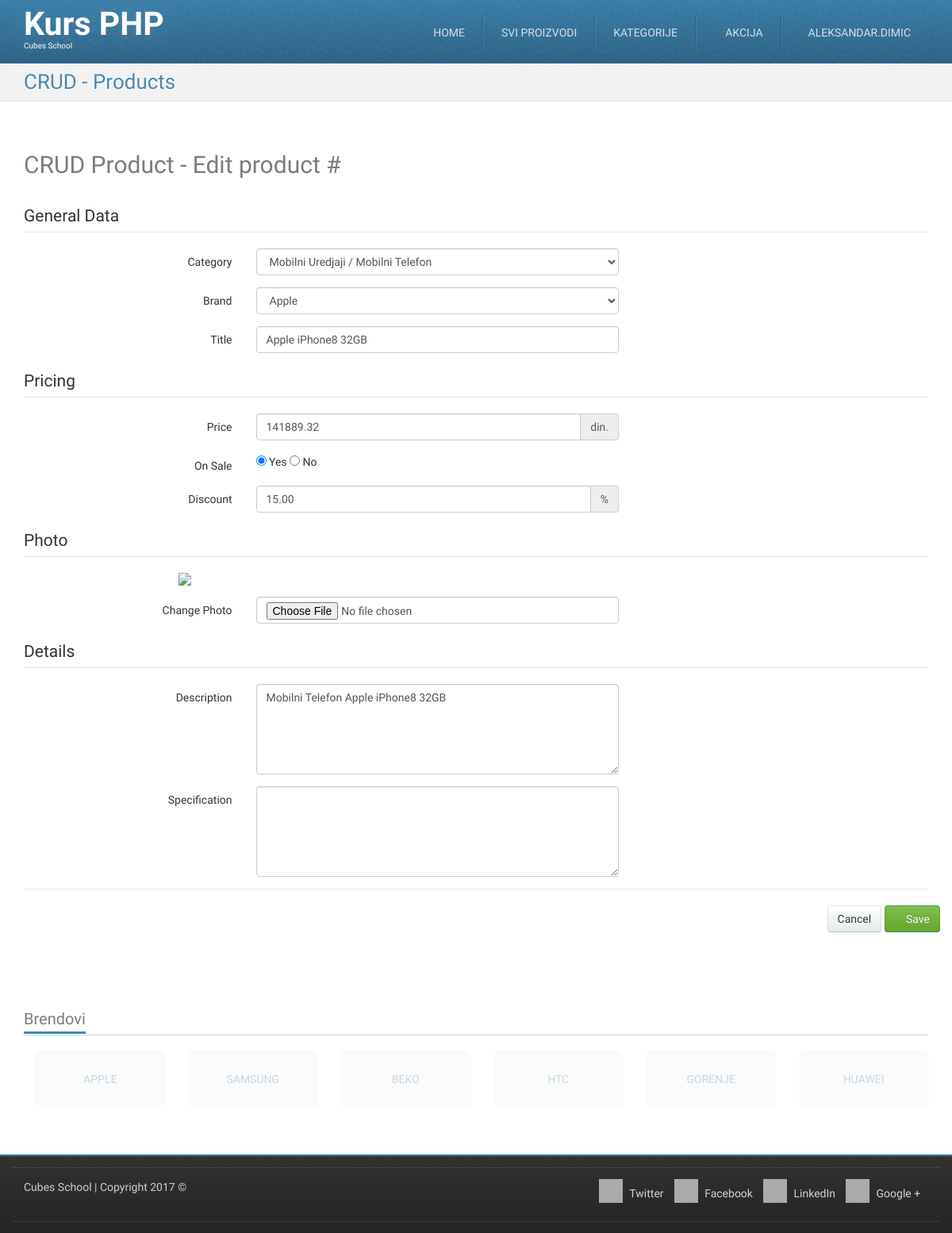
Screenshot of /crud-product-edit.php?id=10 (signed in) with the database file from the repository.
### tables this page shows
CREATE TABLE `products` (
  `id` int(11) NOT NULL,
  `brand_id` int(11) DEFAULT NULL,
  `title` varchar(255) NOT NULL,
  `photo_filename` varchar(255) NOT NULL,
  `description` text NOT NULL,
  `specification` longtext,
  `price` decimal(10,2) NOT NULL,
  `quantity` float NOT NULL,
  `category_id` int(11) DEFAULT NULL,
  `on_sale` tinyint(1) NOT NULL,
  `discount` decimal(10,2) NOT NULL,
  `created_at` datetime NOT NULL
);

### crud-product-edit.php (called while the page is built, shortened)
<?php
require_once __DIR__ . '/models/m_products.php';
require_once __DIR__ . '/models/m_categories.php';
require_once __DIR__ . '/models/m_brands.php';
$id = (int) $_GET['id'];
$product = productsFetchOneById($id);
$formData = array(
	'category_id' => $product['category_id'],
	'brand_id' => $product['brand_id'],
	'title' => $product['title'],
	'price' => $product['price'],
	'on_sale' => $product['on_sale'],
	'discount' => $product['discount'],
	'description' => $product['description'],
	'specification' => $product['specification']
);
$brandList = brandsGetList();
$categoryList = categoriesGetListByGroup();
require_once __DIR__ . '/views/layout/header.php';
require_once __DIR__ . '/views/templates/t_crud-product-edit.php';
require_once __DIR__ . '/views/layout/footer.php';

### models/m_categories.php (called while the page is built, shortened)
<?php
require_once __DIR__ . '/m_database.php';
function categoriesGetListByGroup() {
	$query = "SELECT `categories`.*, `groups`.`title` AS group_title "
			. "FROM `categories` "
			. "LEFT JOIN `groups` ON `categories`.`group_id` = `groups`.`id` "
			. "ORDER BY `groups`.`title`, `categories`.`title`";
	$categories = dbFetchAll($query);
	$categoryList = [];
	foreach ($categories as $category) {
		$categoryList[$category['id']] = $category['group_title'] . ' / ' . $category['title'];
	}
	return $categoryList;
}

### models/m_database.php (called while the page is built, shortened)
<?php
function dbGetLink() {
	static $link;
	if (!isset($link)) {
		$link = mysqli_connect('127.0.0.1', 'cubes', 'cubes', 'cubesphp');
	}
	return $link;
}
function dbEscape($value) {
	$link = dbGetLink();
	return mysqli_real_escape_string($link, $value);
}
function dbQuery($query) {
	$link = dbGetLink();
	$result = mysqli_query($link, $query);
	return $result;
}
function dbFetchAll($query) {
	$result = dbQuery($query);
	return mysqli_fetch_all($result, MYSQLI_ASSOC);
}
function dbFetchOne($query) {
	$result = dbQuery($query);
	return mysqli_fetch_assoc($result);
}

### models/m_products.php (called while the page is built, shortened)
<?php
require_once __DIR__ . '/m_database.php';
function productsFetchOneById($id) {
	$query = "SELECT "
			. "`products`.*, "
			. "`categories`.`title` AS category_title, "
			. "`brands`.`title` AS brand_title "
			. "FROM `products` "
			. "LEFT JOIN `categories` ON `products`.`category_id` = `categories`.`id` "
			. "LEFT JOIN `brands` ON `products`.`brand_id` = `brands`.`id` "
			. "WHERE `products`.`id` = '" . dbEscape($id) . "'";
	return dbFetchOne($query);
}

### models/m_brands.php (called while the page is built, shortened)
<?php
require_once __DIR__ . '/m_database.php';
function brandsGetList() {
	$query = "SELECT `brands`.* FROM `brands` ORDER BY `brands`.`title`";
	$brands = dbFetchAll($query);
	$brandList = [];
	foreach ($brands as $brand) {
		$brandList[$brand['id']] = $brand['title'];
	}
	return $brandList;
}

### views/templates/t_crud-product-edit.php (the view, shortened to what this page needs)
<div id="highlighted">
	<div class="container">
		<div class="header">
			<h2 class="page-title">
				<span>CRUD - Products</span>
			</h2>
		</div>
	</div>
</div>
<div id="content">
	<div class="container portfolio">
		<div class="row">
			<div class="col-md-12">
				<h2>
					CRUD Product - Edit product #
				</h2>
			</div>
		</div>
		<div class="row">
			<div class="col-md-12">
				<form action="" method="post" enctype="multipart/form-data" class="form-horizontal">
					<fieldset>
						<legend>General Data</legend>
						<div class="form-group">
							<label class="col-md-3 control-label">Category</label>
							<div class="col-md-5">
								<select name="category_id" class="form-control">
									<?php foreach ($categoryList as $categoryId => $categoryLabel) {?>
									<option
										value="<?php echo htmlspecialchars($categoryId);?>"
										<?php if($categoryId == $formData['category_id']) {?>
										selected="selected"
										<?php }?>
										><?php echo htmlspecialchars($categoryLabel);?></option>
									<?php }?>
								</select>
							</div>
							<div class="col-md-4">
							</div>
						</div>
						<div class="form-group">
							<label class="col-md-3 control-label">Brand</label>
							<div class="col-md-5">
								<select name="brand_id" class="form-control">
									<?php foreach ($brandList as $brandId => $brandTitle) {?>
									<option
										value="<?php echo htmlspecialchars($brandId);?>"
										<?php if($brandId == $formData['brand_id']) {?>
										selected="selected"
										<?php }?>
										><?php echo htmlspecialchars($brandTitle);?></option>
									<?php }?>
								</select>
							</div>
							<div class="col-md-4">
							</div>
						</div>
						<div class="form-group">
							<label class="col-md-3 control-label">Title</label>
							<div class="col-md-5">
								<input value="<?php echo isset($formData["title"]) ? htmlspecialchars($formData["title"]) : "";?>" type="text" name="title" class="form-control">
							</div>
							<div class="col-md-4">
							</div>
						</div>
					</fieldset>
					<fieldset>
						<legend>Pricing</legend>
						<div class="form-group">
							<label class="col-md-3 control-label">Price</label>
							<div class="col-md-5">
								<div class="input-group">
									<input value="<?php echo isset($formData["price"]) ? htmlspecialchars($formData["price"]) : "";?>" type="text" name="price" class="form-control">
									<div class="input-group-addon"> din.</div>
								</div>
							</div>
							<div class="col-md-4">
							</div>
						</div>
						<div class="form-group">
							<label class="col-md-3 control-label">On Sale</label>
							<div class="col-md-5">
								<label><input name="on_sale" type="radio" value="1" <?php if (isset($formData['on_sale']) && $formData['on_sale'] == 1) {echo "checked";} ?> > Yes</label>
								<label><input name="on_sale" type="radio" value="0" <?php if (isset($formData['on_sale']) && $formData['on_sale'] == 0) {echo "checked";} ?> > No</label>
							</div>
							<div class="col-md-4">
							</div>
						</div>
						<div class="form-group">
							<label class="col-md-3 control-label">Discount</label>
							<div class="col-md-5">
								<div class="input-group">
									<input value="<?php echo isset($formData["discount"]) ? htmlspecialchars($formData["discount"]) : "";?>" type="text" name="discount" class="form-control">
									<div class="input-group-addon">%</div>
								</div>
							</div>
							<div class="col-md-4">
							</div>
						</div>
					</fieldset>
					<fieldset>
						<legend>Photo</legend>
						<div class="row">
							<div class="col-md-8 col-md-offset-2">
								<img src="/uploads/products/<?php echo htmlspecialchars($product['photo_filename']); ?>" class="img-responsive">
							</div>
						</div>
						<div class="form-group">
							<label class="col-md-3 control-label">Change Photo</label>
							<div class="col-md-5">
								<input type="file" name="photo" class="form-control">
							</div>
							<div class="col-md-4">
							</div>
						</div>
					</fieldset>
					<fieldset>
						<legend>Details</legend>
						<div class="form-group">
							<label class="col-md-3 control-label">Description</label>
							<div class="col-md-5">
								<textarea name="description" class="form-control" rows="5"><?php echo isset($formData["description"]) ? htmlspecialchars($formData["description"]) : "";?></textarea>
							</div>
							<div class="col-md-4">
							</div>
						</div>
						<div class="form-group">
							<label class="col-md-3 control-label">Specification</label>
							<div class="col-md-5">
								<textarea name="specification" class="form-control" rows="5"><?php echo isset($formData["specification"]) ? htmlspecialchars($formData["specification"]) : "";?></textarea>
							</div>
							<div class="col-md-4">
							</div>
						</div>
					</fieldset>
					<fieldset>
						<legend></legend>
						<div class="form-group text-right">
							<a href="/crud-product-list.php" class="btn btn-default">Cancel</a>
							<button type="submit" class="btn btn-success"><i class="fa fa-save"></i> Save</button>
						</div>
					</fieldset>
				</form>
			</div>
		</div>
	</div>
</div>

### skins/tema/css/theme-style.css (style rules this page uses)
h1, h2, h3 { line-height: 40px; }
h1, h2, h3, h4, h5, h6 { color: rgba(36, 36, 36, 0.6); }
img { max-width: 100%; height: auto; display: block; }
label { font-weight: normal; }
legend { line-height: 40px; }
a { color: #377ca8; text-decoration: none; }
.btn-default { color: #333333; text-shadow: 0 1px 1px rgba(255, 255, 255, 0.75); background-image: -webkit-linear-gradient(top, #ffffff 0%, #e2edee 100%); background-image: -o-linear-gradient(top, #ffffff 0%, #e2edee 100%); background-image: linear-gradient(to bottom, #ffffff 0%, #e2edee 100%); background-repeat: repeat-x; filter: progid:DXImageTransform.Microsoft.gradient(startColorstr='#ffffffff', endColorstr='#ffe2edee', GradientType=0); border-color: #e2edee #e2edee #b2cfd2; border-color: rgba(0, 0, 0, 0.1) rgba(0, 0, 0, 0.1) rgba(0, 0, 0, 0.25); *background-color: #e2edee; filter: progid:DXImageTransform.Microsoft.gradient(enabled = false); -webkit-transition: all; -o-transition: all; transition: all; }
.btn-success { color: #ffffff; text-shadow: 0 -1px 0 rgba(0, 0, 0, 0.25); background-image: -webkit-linear-gradient(top, #7fbf4d 0%, #63a62f 100%); background-image: -o-linear-gradient(top, #7fbf4d 0%, #63a62f 100%); background-image: linear-gradient(to bottom, #7fbf4d 0%, #63a62f 100%); background-repeat: repeat-x; filter: progid:DXImageTransform.Microsoft.gradient(startColorstr='#ff7fbf4d', endColorstr='#ff63a62f', GradientType=0); border-color: #63a62f #63a62f #3f6a1e; border-color: rgba(0, 0, 0, 0.1) rgba(0, 0, 0, 0.1) rgba(0, 0, 0, 0.25); *background-color: #63a62f; filter: progid:DXImageTransform.Microsoft.gradient(enabled = false); -webkit-transition: all; -o-transition: all; transition: all; }
html { background-image: -webkit-linear-gradient(top, #e0e0e0 0%, #ffffff 100%); background-image: -o-linear-gradient(top, #e0e0e0 0%, #ffffff 100%); background-image: linear-gradient(to bottom, #e0e0e0 0%, #ffffff 100%); background-repeat: repeat-x; filter: progid:DXImageTransform.Microsoft.gradient(startColorstr='#ffe0e0e0', endColorstr='#ffffffff', GradientType=0); }
body { margin: 0; font-family: "Monda", Arial, serif; font-size: 14px; line-height: 1.428571429; color: #333333; background-color: #ffffff; position: relative; }
.page-title { margin: 0; }
#highlighted { -webkit-transition: all 0.4s ease-out; -o-transition: all 0.4s ease-out; transition: all 0.4s ease-out; border-bottom: 1px solid #e1e1e1; background: #f2f2f2 url(../img/bg_noise-5.png) left top repeat; color: #377ca8; text-shadow: 1px 1px 1px #ffffff; }
.has-navbar-fixed-top #content { margin-top: 82px; }
.has-navbar-fixed-top.has-highlighted #highlighted, .has-navbar-fixed-top.page-index #highlighted, .has-navbar-fixed-top.page-index-carousel #highlighted, .has-navbar-fixed-top.page-starter #highlighted { margin-top: 80px; }
.has-navbar-fixed-top.has-highlighted #content, .has-navbar-fixed-top.page-index #content, .has-navbar-fixed-top.page-index-carousel #content, .has-navbar-fixed-top.page-starter #content { margin-top: 0; }
#content { padding: 40px 0; background-color: #ffffff; }
.header { margin-bottom: 0; }
.header:before, .header:after { content: " "; display: table; }
.header:after { clear: both; }
.header .page-title { font-size: 26px; margin: 8px 0 8px 0; color: rgba(55, 124, 168, 0.9); }
.header .page-title span, .header .page-title small { display: block; line-height: 1.2 !important; }
@media (min-width: 768px) { .header .page-title { float: left; } }
.services .row, .portfolio .row { margin-bottom: 1em; }

### skins/tema/css/colour-blue.css (style rules this page uses)
body a { color: #377ca8; text-decoration: none; }
body #highlighted { border-bottom-color: #e1e1e1; background-color: #f2f2f2; color: #377ca8; text-shadow: 1px 1px 1px #ffffff; }
body .header .page-title { color: rgba(55, 124, 168, 0.9); }

### rows the page displays
products: category_id "Mobilni Uredjaji / Mobilni Telefon", brand_id "Apple", title "Apple iPhone8 32GB", price "141889.32", on_sale "☑ Yes", on_sale "☐ No", discount "15.00", description "Mobilni Telefon Apple iPhone8 32GB"

### other values shown
$_SESSION['logged_in_user']['username'] "ALEKSANDAR.DIMIC"
